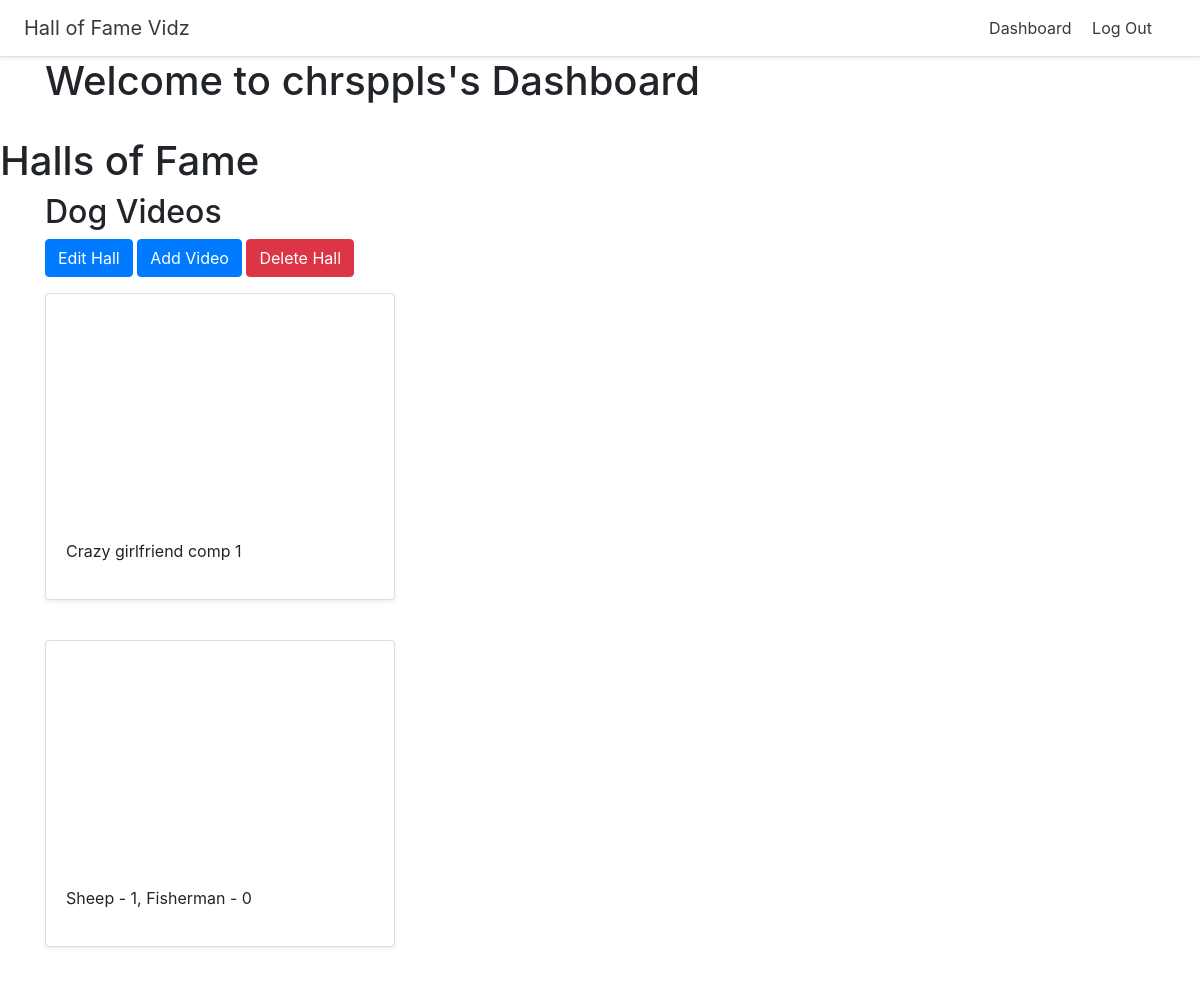
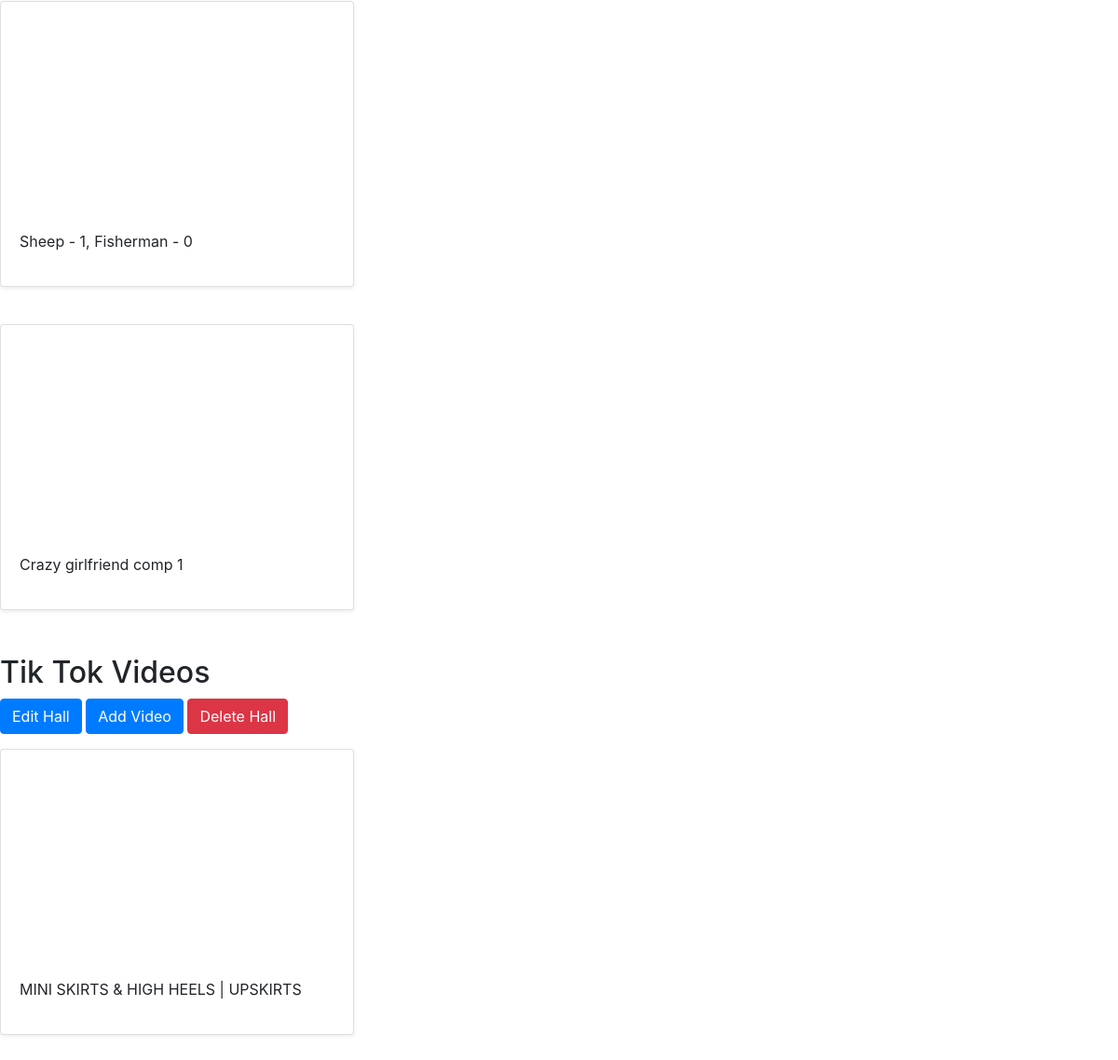
The page /dashboard (signed in) on the database its author committed (2 pictures, top to bottom).
### halls/models.py (models this page shows)
class Hall(models.Model):
    title = models.CharField(max_length=255)
    user = models.ForeignKey(User, on_delete=models.CASCADE)

class Video(models.Model):
    title = models.CharField(max_length=255)
    url = models.URLField()
    youtube_id = models.CharField(max_length=255)
    hall = models.ForeignKey(Hall, on_delete=models.CASCADE)

### halls/views.py (the view)
# urls.py: path('dashboard', views.dashboard, name='dashboard'),
@login_required
def dashboard(request):
    halls = Hall.objects.filter(user=request.user)
    return render(request, 'halls/dashboard.html', {"halls": halls})

### halls/templates/halls/dashboard.html (shortened to what this page needs)
{% extends 'base.html' %}
{% block content %}
<div class="container">
  <h1>Welcome to {{ halls.0.user.username }}'s Dashboard</h1>
</div>
<br>
<h1>Halls of Fame</h1>
<div class="container">
  {% for hall in halls %}
<div class="">
  <h2>{{hall.title}}</h2>
  <a href="{% url 'update_hall' hall.id %}" class="btn btn-primary">Edit Hall</a>
  <a href="{% url 'add_video' hall.id %}" class="btn btn-primary">Add Video</a>
  <a href="{% url 'delete_hall' hall.id %}" class="btn btn-danger">Delete Hall</a>
  {% for video in hall.video_set.all %}
  <div class="row">
    <div class="col-md-4 mt-3">
      <div class="card mb-4 shadow-sm">
        <iframe width="100%" height="225" src="https://www.youtube.com/embed/{{video.id}}" frameborder="0" allow="accelerometer; autoplay; clipboard-write; encrypted-media; gyroscope; picture-in-picture" allowfullscreen></iframe>
        <div class="card-body">
          <p className="card-text">{{video.title}}</p>
        </div>
      </div>
    </div>
  </div>
    </div>
  {% endfor %}
<br>
  {% endfor %}
{% endblock %}

### halls/templates/base.html (shortened to what this page needs)
<!doctype html>
<html lang="en">
{% load static %}
<head>
  <link rel="stylesheet" href="https://stackpath.bootstrapcdn.com/bootstrap/4.2.1/css/bootstrap.min.css">
  <link href="{% static 'custom.css' %}" rel="stylesheet">
</head>
<body>
  <div class="d-flex flex-column flex-md-row align-items-center p-3 px-md-4 bg-white border-bottom shadow-sm">
    <h5 class="my-0 mr-md-auto font-weight-normal"><a href="{% url 'home' %}" class="text-dark">Hall of Fame Vidz</a></h5>
    <nav class="my-2 my-md-0 mr-md-3">
      {% if user.is_authenticated %}
      <a class="p-2 text-dark" href="{% url 'dashboard' %}">Dashboard</a>
      <a class="p-2 text-dark" href="{% url 'logout' %}">Log Out</a>
      {% else %}
      <a class="p-2 text-dark" href="{% url 'login' %}">Log In</a>
      {% endif %}
    </nav>
  </div>
  {% block content %}
  {% endblock %}
</body>
</html>

### rows shown on the page
Hall: user.username "chrsppls", title "Dog Videos"
Video: title "Crazy girlfriend comp 1"
Video: title "Sheep - 1, Fisherman - 0"
Video: title "Sheep - 1, Fisherman - 0"
Video: title "Crazy girlfriend comp 1"
Hall: title "Tik Tok Videos"
Video: title "MINI SKIRTS & HIGH HEELS | UPSKIRTS"
